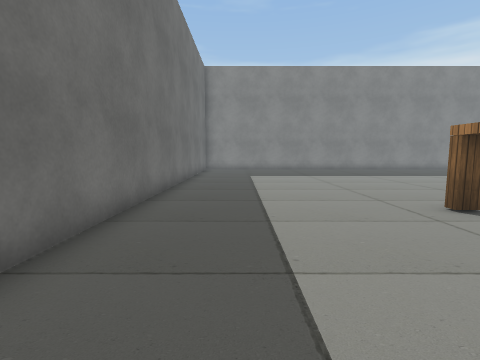
View 1 (above)

22 first-person views from a walk through a Unity game level. The camera is 1.2 m above the floor, tilts 6° down and sees 85° across. The floor is counted in squares, 1 m on a side. Each view is taken from the middle of a square. On the plan, view 1 faces up. The plan holds only what a view shows up to about 12 squares ahead; the rest is blank. The place goes on beyond the plan. Some surface patterns are stand-ins.

View 2
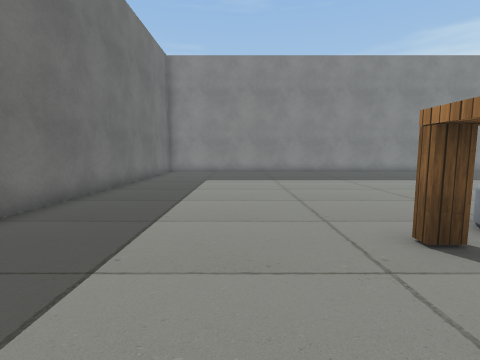

View 3
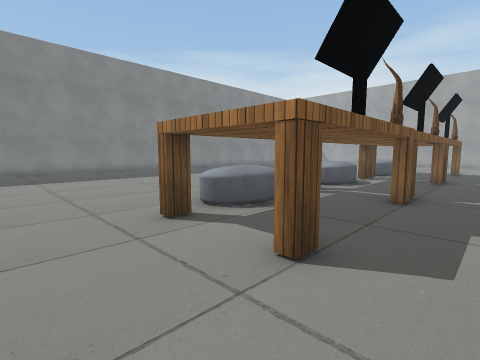

View 4
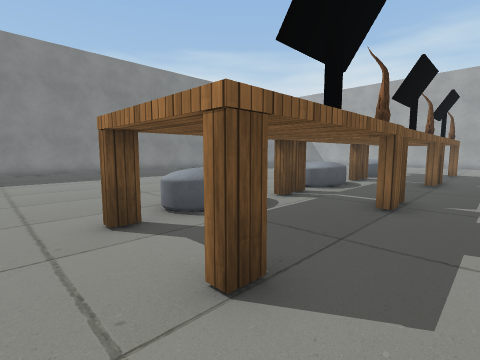

View 5
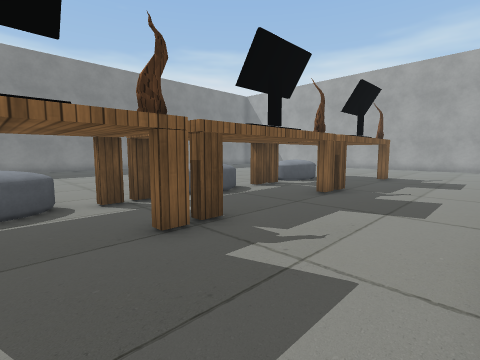

View 6
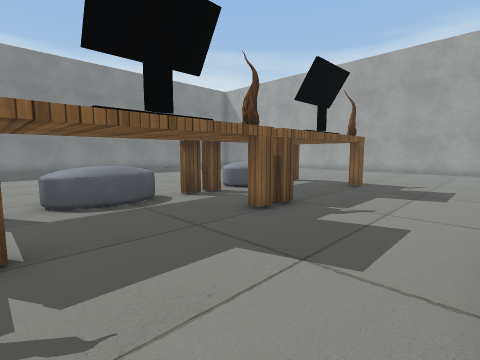

View 7
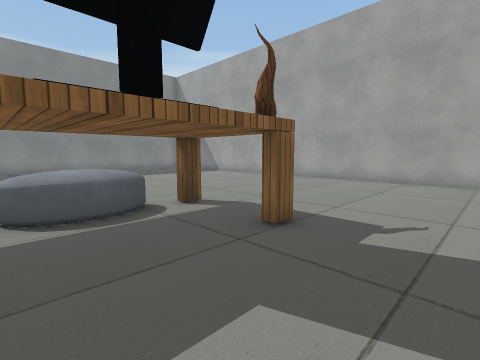

View 8
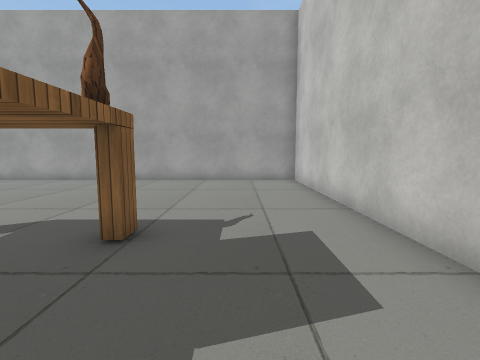

View 9
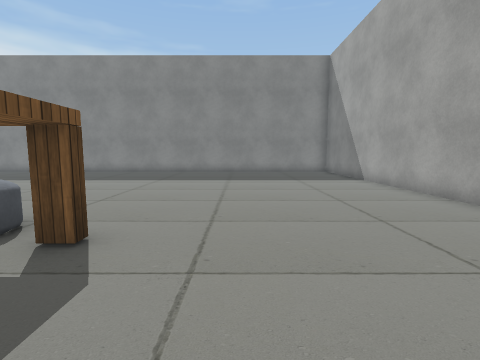

View 10
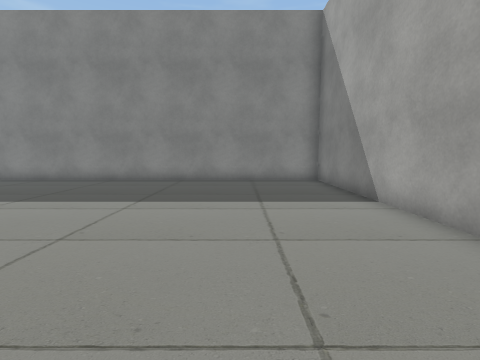

View 11
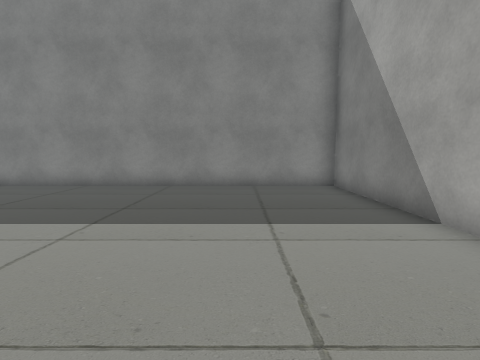

View 12
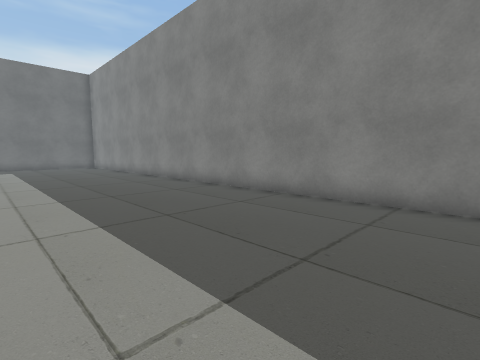

View 13
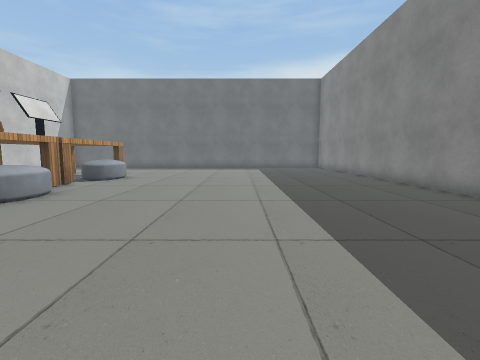

View 14
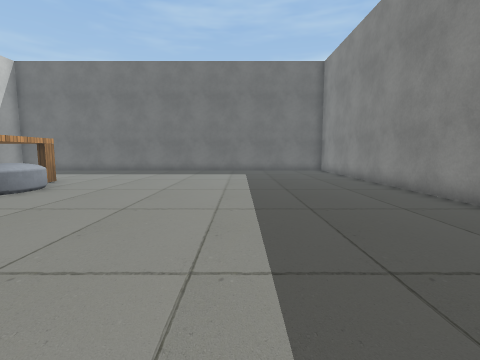

View 15
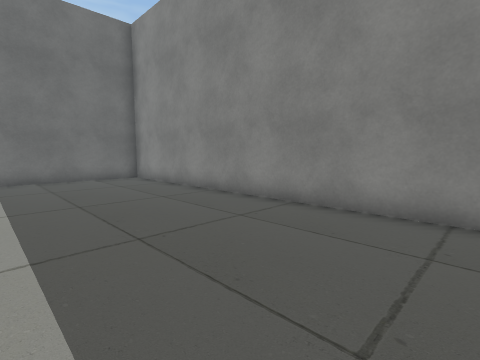

View 16
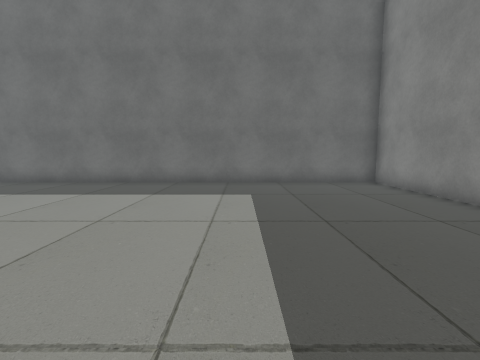

View 17
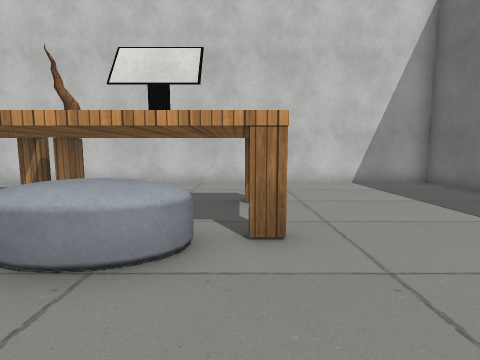

View 18
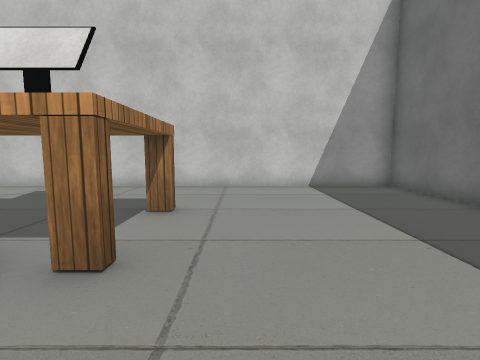

View 19
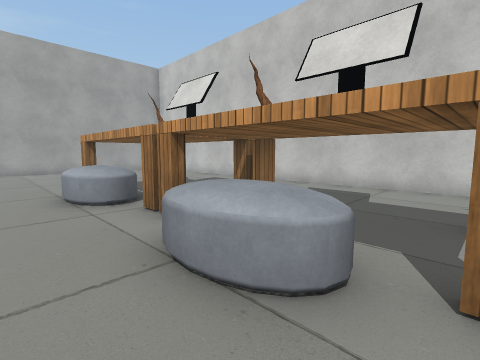

View 20
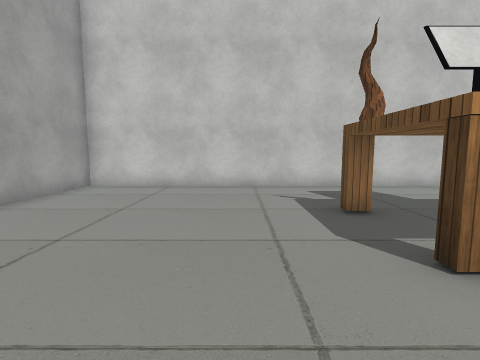

View 21
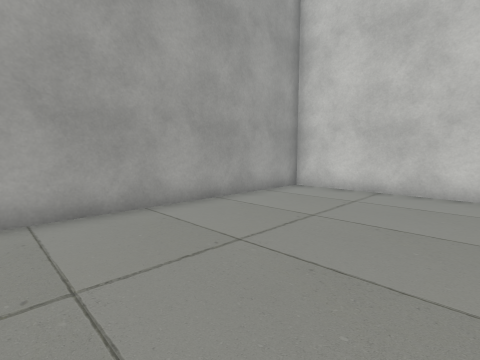

View 22
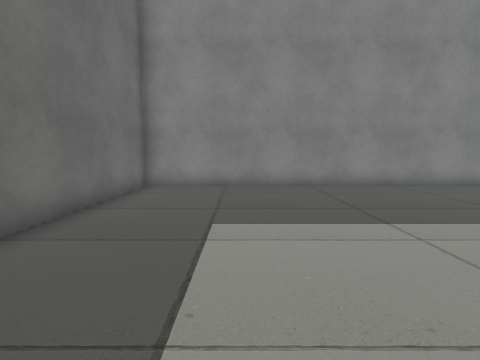

### Floor plan
Key: @ floor where view 1 was taken; # wall or solid block; . floor; O other object.
Columns run from 3 left of view 1 to 28 right of it. Each row starts with its distance up from view 1.
 19 ################################
 18 #..............................#
 17 #..............................#
 16 #..............................#
 15 #..............................#
 14 #..............................#
 13 #..............................#
 12 #..............................#
 11 #..............................#
 10 #..............................#
  9 #..............................#
  8 #..............................#
  7 #..............O...............#
  6 #........OOO..OOO..OOO.........#
  5 #......OOOOOOOOOOOOOOOOO.......#
  4 #......O....OO....O....O.......#
  3 #......OOOOOOOOOOOOOOOOO.......#
  2 #..............................#
  1 #..............................#
  0 #..@...........................#
 -1 #..............................#
 -2 ################################

Positions as (right, up) in squares from view 1, and headings:
1: (0, 0), facing up
2: (2, 2), facing up
3: (2, 1), facing up-right
4: (3, 1), facing up-right
5: (7, -1), facing up-right
6: (10, -1), facing up-right
7: (16, 0), facing up-right
8: (16, 1), facing right
9: (22, 2), facing up
10: (24, 7), facing up
11: (24, 9), facing up
12: (20, 12), facing up-left
13: (19, 12), facing left
14: (15, 13), facing left
15: (10, 13), facing up-left
16: (8, 13), facing left
17: (5, 9), facing down
18: (3, 8), facing down
19: (10, 8), facing down-right
20: (22, 8), facing down
21: (22, 7), facing down-right
22: (1, 9), facing up
